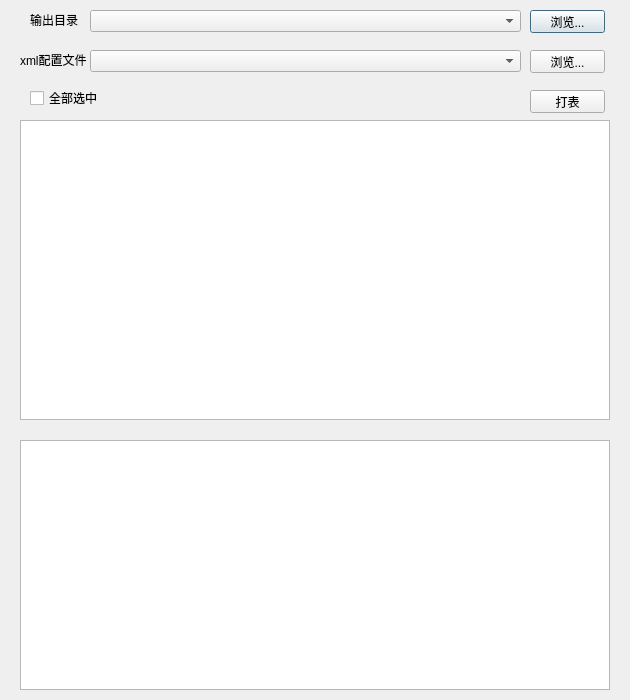
<?xml version="1.0" encoding="UTF-8"?>
<ui version="4.0">
 <class>Dialog</class>
 <widget class="QDialog" name="Dialog">
  <property name="geometry">
   <rect>
    <x>0</x>
    <y>0</y>
    <width>630</width>
    <height>700</height>
   </rect>
  </property>
  <property name="windowTitle">
   <string>Dialog</string>
  </property>
  <widget class="QLabel" name="label">
   <property name="geometry">
    <rect>
     <x>30</x>
     <y>14</y>
     <width>54</width>
     <height>12</height>
    </rect>
   </property>
   <property name="text">
    <string>输出目录</string>
   </property>
  </widget>
  <widget class="QComboBox" name="comboBoxOutput">
   <property name="geometry">
    <rect>
     <x>90</x>
     <y>10</y>
     <width>431</width>
     <height>22</height>
    </rect>
   </property>
  </widget>
  <widget class="QPushButton" name="pushButtonOutput">
   <property name="geometry">
    <rect>
     <x>530</x>
     <y>10</y>
     <width>75</width>
     <height>23</height>
    </rect>
   </property>
   <property name="text">
    <string>浏览...</string>
   </property>
  </widget>
  <widget class="QLabel" name="label_2">
   <property name="geometry">
    <rect>
     <x>20</x>
     <y>54</y>
     <width>70</width>
     <height>12</height>
    </rect>
   </property>
   <property name="text">
    <string>xml配置文件</string>
   </property>
  </widget>
  <widget class="QComboBox" name="comboBoxOutputXml">
   <property name="geometry">
    <rect>
     <x>90</x>
     <y>50</y>
     <width>431</width>
     <height>22</height>
    </rect>
   </property>
  </widget>
  <widget class="QPushButton" name="pushButtonOutputXml">
   <property name="geometry">
    <rect>
     <x>530</x>
     <y>50</y>
     <width>75</width>
     <height>23</height>
    </rect>
   </property>
   <property name="text">
    <string>浏览...</string>
   </property>
  </widget>
  <widget class="QPushButton" name="pushButtonStart">
   <property name="geometry">
    <rect>
     <x>530</x>
     <y>90</y>
     <width>75</width>
     <height>23</height>
    </rect>
   </property>
   <property name="text">
    <string>打表</string>
   </property>
  </widget>
  <widget class="QTextEdit" name="m_outTextEdit">
   <property name="geometry">
    <rect>
     <x>20</x>
     <y>440</y>
     <width>590</width>
     <height>250</height>
    </rect>
   </property>
   <property name="readOnly">
    <bool>true</bool>
   </property>
  </widget>
  <widget class="QListWidget" name="TableListWidget">
   <property name="geometry">
    <rect>
     <x>20</x>
     <y>120</y>
     <width>590</width>
     <height>300</height>
    </rect>
   </property>
  </widget>
  <widget class="QCheckBox" name="checkBox">
   <property name="geometry">
    <rect>
     <x>30</x>
     <y>90</y>
     <width>71</width>
     <height>16</height>
    </rect>
   </property>
   <property name="text">
    <string>全部选中</string>
   </property>
  </widget>
 </widget>
 <resources/>
 <connections/>
</ui>
